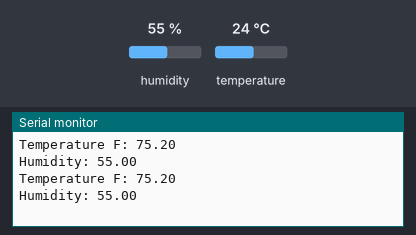
A sketch run on a simulated Arduino Uno, built with avr-gcc and run on an emulated ATmega328P. Parts: the last lines printed to the serial monitor. Wiring (inferred from the names in the program): HTU21/Si7021 sensor at I2C address 0x40. Inputs (shaded band) come from the test bench; at power-on: humidity 55 %, temperature 24 °C.

Above: at 5.9 s.
6.0 s: humidity set to 22 %
At 11.5 s:
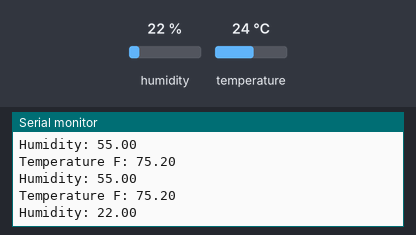
12.1 s: temperature set to 12 °C
At 16.7 s:
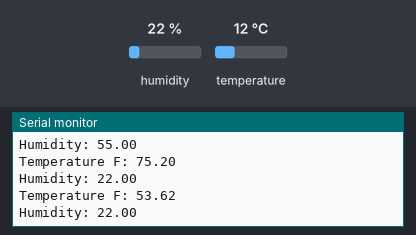
18.2 s: humidity set to 40 %
At 21.9 s:
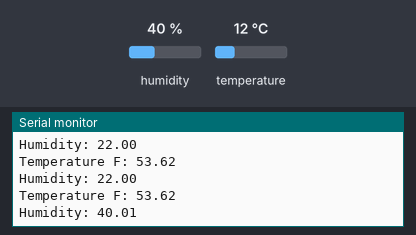
Timing chart, 0 to 23.4 s (numbered marks = the images above; inputs shaded):
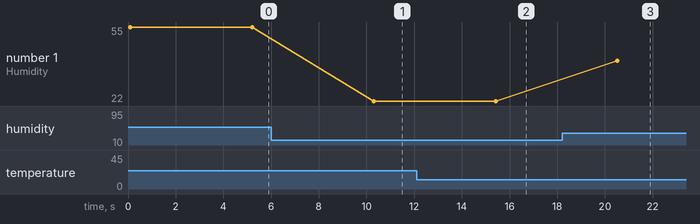

The sketch:

HTU21D_TempHumidity_Library.ino
```cpp
#include <Wire.h>
#include <inttypes.h>
#include "HTU21D.h"

void setup()
{
    Wire.begin();
    Serial.begin(9600);
}

void loop()
{
    HTU21D temph;
    uint16_t raw_temp;
    uint16_t raw_h;
    float tempF;
    float h;
    static bool test_heat = true;

    raw_temp = temph.readRawTemp();
    if(raw_temp != HTU21D_CHECKSUM_ERROR)
    {
        tempF = temph.convertRawTempToF(raw_temp);
        Serial.print("Temperature F: ");
        Serial.println(tempF);
    }
    else
    {
        Serial.println("Temperature Checksum Error");
    }

    raw_h = temph.readRawHumidity();
    if(raw_h != HTU21D_CHECKSUM_ERROR)
    {
        h = temph.convertRawHumidityToHumidity(raw_h);
        Serial.print("Humidity: ");
        Serial.println(h);
    }
    else
    {
        Serial.println("Humidity Checksum Error");
    }

    delay(5000);
}

void testHeat(HTU21D *temph)
{
    uint16_t raw_temp;
    uint16_t raw_h;
    uint16_t raw_temp_before, raw_temp_after;
    uint16_t raw_h_before, raw_h_after;
    uint8_t ureg;
    float tempF;
    float h;
    static bool test_heat = true;

    raw_temp = temph->readRawTemp();
    tempF = temph->convertRawTempToF(raw_temp);
    Serial.print("\n\nBefore Heat Temperature F: ");
    Serial.println(tempF);

    raw_h = temph->readRawHumidity();
    h = temph->convertRawHumidityToHumidity(raw_h);
    Serial.print("Before Heat Humidity: ");
    Serial.println(h);

    raw_temp_before = raw_temp;
    raw_h_before = raw_h;

    ureg = temph->readUserReg();

    char buff[100];
    snprintf(buff, 100, "User reg before heater: %x\n", ureg);
    Serial.print(buff);

    temph->writeUserRegHeater(HTU21D_HEATER_ENABLE);
    ureg = temph->readUserReg();
    snprintf(buff, 100, "User reg after heater: %x\n", ureg);
    Serial.print(buff);

    delay(2000);

    raw_temp = temph->readRawTemp();
    tempF = temph->convertRawTempToF(raw_temp);
    Serial.print("After Heat Temperature F: ");
    Serial.println(tempF);

    raw_h = temph->readRawHumidity();
    h = temph->convertRawHumidityToHumidity(raw_h);
    Serial.print("After Heat Humidity: ");
    Serial.println(h);

    raw_temp_after = raw_temp;
    raw_h_after = raw_h;

    temph->writeUserRegHeater(HTU21D_HEATER_DISABLE);
    ureg = temph->readUserReg();
    snprintf(buff, 100, "User reg heat off end: %x\n", ureg);
    Serial.print(buff);

    snprintf(buff, 100, "Temp Before: %x\nTemp After: %x\nHumidity Before: %x\nHumidity After: %x\n\n", raw_temp_before, raw_temp_after, raw_h_before, raw_h_after);
    Serial.print(buff);
}
```

HTU21D.cpp
```cpp
/*! \file HTU21D.cpp
    \brief HTU21D Temperature Humidity Sensor Library
*/

#include <Wire.h>
#include <inttypes.h>
#include "HTU21D.h"
#include "Arduino.h"

#define HTU21D_CRC_SIZE        8
#define HTU21D_DATA_BIT_SIZE   16
#define HTU21D_CRC_POLYNOMIAL  0x131

#define HTU21D_HUM_DELAY_MS    0
#define HTU21D_TEMP_DELAY_MS   1

#define HTU21D_RESOLUTION_TO_TIME_TABLE_ROWS    4
#define HTU21D_RESOLUTION_TO_TIME_TABLE_COLS    2

uint8_t resolutionToMeasTimeMs[HTU21D_RESOLUTION_TO_TIME_TABLE_ROWS][HTU21D_RESOLUTION_TO_TIME_TABLE_COLS] =
{ // HTU21D_HUM_DELAY_MS                HTU21D_TEMP_DELAY_MS
    {HTU21D_HUM_MEASURE_TIME_MS_12_BIT, HTU21D_TEMP_MEASURE_TIME_MS_14_BIT}, // HTU21D_RESOLUTION_RH_12_T_14
    {HTU21D_HUM_MEASURE_TIME_MS_8_BIT,  HTU21D_TEMP_MEASURE_TIME_MS_12_BIT}, // HTU21D_RESOLUTION_RH_8_T_12
    {HTU21D_HUM_MEASURE_TIME_MS_10_BIT, HTU21D_TEMP_MEASURE_TIME_MS_13_BIT}, // HTU21D_RESOLUTION_RH_10_T_13
    {HTU21D_HUM_MEASURE_TIME_MS_11_BIT, HTU21D_TEMP_MEASURE_TIME_MS_11_BIT}  // HTU21D_RESOLUTION_RH_11_T_11
};

/*!
    \brief Reads temperature data from sensor
    \return Raw temperature value
            Returns HTU21D_CHECKSUM_ERROR if there is a checksum error
*/
uint16_t HTU21D::readRawTemp(void)
{
    uint16_t data;
    uint8_t checksum;
    uint8_t resolution;
    uint8_t meas_delay_ms;
    bool matches;

    data = 0;
    checksum = 0;
    resolution = readUserRegResolution();
    meas_delay_ms = resolutionToMeasTimeMs[resolution][HTU21D_TEMP_DELAY_MS];

    Wire.beginTransmission(HTU21D_ADDRESS);
    Wire.write(HTU21D_TEMP_MEASUREMENT_HOLD_CMD);
    Wire.endTransmission();
    Wire.requestFrom(HTU21D_ADDRESS, 3);

    delay(meas_delay_ms);

    data = Wire.read() << 8;
    data |= Wire.read();

    checksum = Wire.read();

    matches = verifyChecksum(data, checksum);

    /* Clear status bits */
    data &= ~((uint16_t)HTU21D_STATUS_BITs_MASK);

    if(matches != true)
    {
        data = HTU21D_CHECKSUM_ERROR;
    }

    return (data);
}

/*!
    \brief Converts raw temperature value to Fahernheit
    \param[in] raw_temp Raw temperature value
    \return Temperature in Fahrenheit
*/
float HTU21D::convertRawTempToF(uint16_t raw_temp)
{
    float tempC;
    float tempF;

    tempC = convertRawTempToC(raw_temp);

    tempF = (tempC * HTU21D_TEMP_F_TO_C_FACTOR) + HTU21D_TEMP_F_TO_C_OFFSET;

    return (tempF);
}

/*!
    \brief Converts raw temperature value to Celsius
    \param[in] raw_temp Raw temperature value
    \return Temperature in Celsius
*/
float HTU21D::convertRawTempToC(uint16_t raw_temp)
{
    float tempC;

    tempC = (float)raw_temp;

    tempC = (tempC * HTU21D_RAW_TEMP_TO_C_FACTOR) + HTU21D_RAW_TEMP_TO_C_OFFSET;

    return (tempC);
}

/*!
    \brief Reads humidity data from sensor
    \return Raw humidity value
            Returns HTU21D_CHECKSUM_ERROR if there is a checksum error
*/
uint16_t HTU21D::readRawHumidity(void)
{
    uint16_t data;
    uint8_t result;
    uint8_t checksum;
    uint8_t resolution;
    uint8_t meas_delay_ms;
    bool matches;

    data = 0;
    checksum = 0;
    resolution = readUserRegResolution();
    meas_delay_ms = resolutionToMeasTimeMs[resolution][HTU21D_TEMP_DELAY_MS];

    Wire.beginTransmission(HTU21D_ADDRESS);
    Wire.write(HTU21D_HUM_MEASUREMENT_HOLD_CMD);
    result = Wire.endTransmission();

    Wire.requestFrom(HTU21D_ADDRESS, 3);

    delay(meas_delay_ms);

    data = Wire.read() << 8;
    data |= Wire.read();

    checksum = Wire.read();

    matches = verifyChecksum(data, checksum);

    data &= ~((uint16_t)HTU21D_STATUS_BITs_MASK); /* Clear status bits */

    if(matches != true)
    {
        data = HTU21D_CHECKSUM_ERROR;
    }

    return (data);
}

/*!
    \brief Converts raw humidity value to relative humidity
    \param[in] raw_humidity Raw humidity
    \return Relative humidity value
*/
float HTU21D::convertRawHumidityToHumidity(uint16_t raw_humidity)
{
    float outputHumidity;

    outputHumidity = (float)raw_humidity;

    outputHumidity = (outputHumidity * HTU21D_RAW_HUM_TO_REL_HUM_FACTOR) + HTU21D_RAW_HUM_TO_REL_HUM_OFFSET;

    return (outputHumidity);
}

/*!
    \brief Calculates checksum and compares against received checksum
    \param[in] data_in Sensor data
    \param[in] checksum Received checksum from sensor
    \return true if checksums match, false otherwise
*/
bool HTU21D::verifyChecksum(uint16_t data_in, uint8_t checksum)
{
    uint32_t data;
    uint32_t polynomial;
    uint32_t mask;
    uint8_t poly_msb_pos;
    bool matches;

    data = (uint32_t)data_in << HTU21D_CRC_SIZE;
    polynomial = (uint32_t)HTU21D_CRC_POLYNOMIAL << (HTU21D_DATA_BIT_SIZE - 1);
    mask = 0;
    poly_msb_pos = (HTU21D_DATA_BIT_SIZE - 1) + HTU21D_CRC_SIZE;
    matches = false;

    for(uint8_t count = 0; count < HTU21D_DATA_BIT_SIZE; count++)
    {
        mask = (uint32_t)1 << poly_msb_pos;

        if((data & mask) != 0)
        {
            // Data bit above polynomial MSB is 1
            // Compute XOR
            data ^= polynomial;
            polynomial >>= 1;
            poly_msb_pos--;

        }
        else
        {
            // Data bit above polynomial MSB is 0
            // No XOR
            polynomial >>= 1;
            poly_msb_pos--;
        }
    }

    if(data == checksum)
    {
        matches = true;
    }

    return (matches);
}

/*!
    \brief Reads the user register
    \return User register data
*/
uint8_t HTU21D::readUserReg(void)
{
    uint8_t result;
    uint8_t data;

    Wire.beginTransmission(HTU21D_ADDRESS);
    Wire.write(HTU21D_READ_USER_REG_CMD);
    result = Wire.endTransmission();
    Wire.requestFrom(HTU21D_ADDRESS, 1);
    data = Wire.read();

    return (data);
}

/*!
    \brief Reads resolution value from user register
    \return Measurement resolution
*/
uint8_t HTU21D::readUserRegResolution(void)
{
    uint8_t user_reg;
    uint8_t resolution;

    user_reg = readUserReg();

    resolution = (user_reg & HTU21D_USER_REG_RESOLUTION_H_MASK) >> (HTU21D_USER_REG_RESOLUTION_H_SHIFT - 1);
    resolution |= user_reg & HTU21D_USER_REG_RESOLUTION_L_MASK;

    return (resolution);
}

/*!
    \brief Reads status of on chip heater
    \return Heater status
*/
uint8_t HTU21D::readUserRegHeater(void)
{
    uint8_t user_reg;
    uint8_t heater;

    user_reg = readUserReg();

    heater = (user_reg & HTU21D_USER_REG_HEATER_MASK) >> HTU21D_USER_REG_HEATER_SHIFT;

    return (heater);
}

/*!
    \brief Turns on chip heater on/off
    \param[in] heater_req Value to write to heater status
*/
void HTU21D::writeUserRegHeater(uint8_t heater_req)
{
    uint8_t user_reg;

    user_reg = readUserReg();

    if(user_reg & HTU21D_USER_REG_HEATER_MASK)
    {
        if(heater_req == HTU21D_HEATER_DISABLE)
        {
            // Heater is on
            // Turn off
            user_reg ^= HTU21D_USER_REG_HEATER_MASK;
        }
    }
    else
    {
        if(heater_req == HTU21D_HEATER_ENABLE)
        {
            // Heater is off
            // Turn on
            user_reg |= HTU21D_USER_REG_HEATER_MASK;
        }
    }

    Wire.beginTransmission(HTU21D_ADDRESS);
    Wire.write(HTU21D_WRITE_USER_REG_CMD);
    Wire.write(user_reg);
    Wire.endTransmission();
}
```

HTU21D.h
```cpp
/*! \file HTU21D.h
    \brief HTU21D Temperature Humidity Sensor Library
*/

#ifndef _HTU21D_H_
#define _HTU21D_H_

#define HTU21D_ADDRESS                          0x40


// Commands
#define HTU21D_TEMP_MEASUREMENT_HOLD_CMD        0xE3
#define HTU21D_TEMP_MEASUREMENT_NO_HOLD_CMD     0xF3

#define HTU21D_HUM_MEASUREMENT_HOLD_CMD         0xE5
#define HTU21D_HUM_MEASUREMENT_NO_HOLD_CMD      0xF5

#define HTU21D_WRITE_USER_REG_CMD               0xE6
#define HTU21D_READ_USER_REG_CMD                0xE7

#define HTU21D_SOFT_RESET_CMD                   0xFE


// Masks and shifts
#define HTU21D_STATUS_BITs_MASK                 0x2

#define HTU21D_USER_REG_RESOLUTION_H_MASK       0x80
#define HTU21D_USER_REG_RESOLUTION_L_MASK       0x01

#define HTU21D_USER_REG_RESOLUTION_H_SHIFT      7

#define HTU21D_USER_REG_HEATER_MASK             0x4
#define HTU21D_USER_REG_HEATER_SHIFT            2

#define HTU21D_RESOLUTION_RH_12_T_14            0
#define HTU21D_RESOLUTION_RH_8_T_12             1
#define HTU21D_RESOLUTION_RH_10_T_13            2
#define HTU21D_RESOLUTION_RH_11_T_11            3


// Values
#define HTU21D_RAW_TEMP_TO_C_FACTOR             (175.72f / 65536.0f)
#define HTU21D_RAW_TEMP_TO_C_OFFSET             -46.85f

#define HTU21D_TEMP_F_TO_C_FACTOR               (9.0f/5.0f)
#define HTU21D_TEMP_F_TO_C_OFFSET               32.0f

#define HTU21D_RAW_HUM_TO_REL_HUM_FACTOR        (125.0f / 65536.0f)
#define HTU21D_RAW_HUM_TO_REL_HUM_OFFSET        -6.0f

#define HTU21D_TEMP_MEASURE_TIME_MS_14_BIT      50
#define HTU21D_TEMP_MEASURE_TIME_MS_13_BIT      25
#define HTU21D_TEMP_MEASURE_TIME_MS_12_BIT      13
#define HTU21D_TEMP_MEASURE_TIME_MS_11_BIT      7

#define HTU21D_HUM_MEASURE_TIME_MS_12_BIT       16
#define HTU21D_HUM_MEASURE_TIME_MS_11_BIT       8
#define HTU21D_HUM_MEASURE_TIME_MS_10_BIT       5
#define HTU21D_HUM_MEASURE_TIME_MS_8_BIT        3

#define HTU21D_HEATER_DISABLE                   0
#define HTU21D_HEATER_ENABLE                    1

#define HTU21D_CHECKSUM_ERROR                   0xFFFF

#define HTU21D_TEMP_HUMIDITY_BYTES              3
#define HTU21D_USER_REG_BYTES                   1


class HTU21D
{
    public:
        uint16_t readRawTemp(void);
        float convertRawTempToF(uint16_t raw_temp);
        float convertRawTempToC(uint16_t raw_temp);
        uint16_t readRawHumidity(void);
        float convertRawHumidityToHumidity(uint16_t raw_humidity);
        bool verifyChecksum(uint16_t data_in, uint8_t checksum);
        uint8_t readUserReg(void);
        uint8_t readUserRegResolution(void);
        uint8_t readUserRegHeater(void);
        void writeUserRegHeater(uint8_t heater_req);
};

#endif
```

Measured:
- after the input at 6.0 s, the serial monitor: prints a new line after 4.3 s (image 1)
- after the input at 12.1 s, the serial monitor: prints a new line after 3.3 s (image 2)
- after the input at 18.2 s, the serial monitor: prints a new line after 2.3 s (image 3)
- plotted number 1: 55 → 22 after the input at 6.0 s, 22 → 40.01 after the input at 18.2 s
